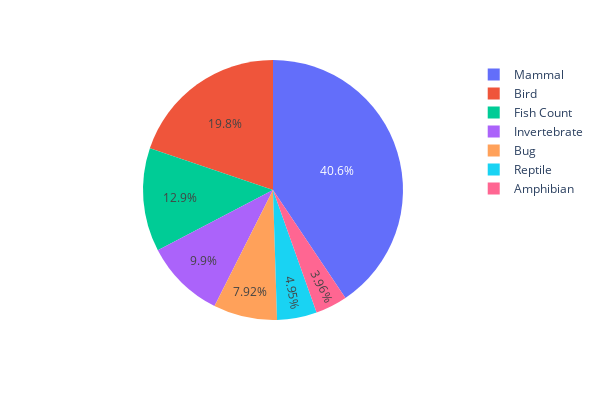

This figure's notebook cell:
### Code cell
# generar un gráfico circular usando el marco de datos generado arriba
# también clasificando animales por sus respectivos tipos
fig = px.pie(count_class_type, names='type_numeric', values='contagem')
fig.update_layout(width = 600, height = 400)
fig.show()

### Figure 1 — Plotly figure (JSON) as saved in the notebook; plotly's stock layout.template omitted (floating-point values rounded to 4 significant figures)
{"data": [{"domain": {"x": [0, 1], "y": [0, 1]}, "hovertemplate": "type_numeric=%{label}<br>contagem=%{value}<extra></extra>", "labels": ["Mammal", "Bird", "Fish Count", "Invertebrate", "Bug", "Reptile", "Amphibian"], "legendgroup": "", "name": "", "showlegend": true, "type": "pie", "values": [41, 20, 13, 10, 8, 5, 4]}], "layout": {"height": 400, "legend": {"tracegroupgap": 0}, "margin": {"t": 60}, "width": 600}}
